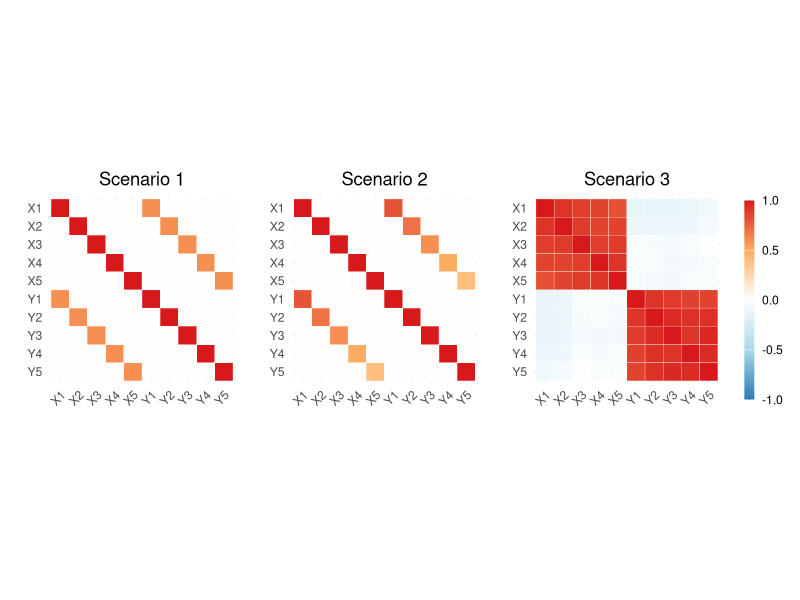

The R source for this figure:
# Define joint variance-covariance structures for the three simulation scenarios.
n_measurements <- 5
sigma_marginalX <- rep(1, n_measurements)
sigma_marginalY <- rep(1, n_measurements)
sigma_marginalXY <- diag(c(sigma_marginalX, sigma_marginalY))

# Scenario 1: diagonal cross-correlation
cor_X <- 1
cor_Y <- 1
cor_XY_diag <- 0.6

rho_X <- diag(cor_X, n_measurements, n_measurements)
rho_Y <- diag(cor_Y, n_measurements, n_measurements)
rho_XY_diagonal <- diag(cor_XY_diag, n_measurements, n_measurements)

# combine the full correlation matrix
rho_diag <- rbind(cbind(rho_X, t(rho_XY_diagonal)), cbind(rho_XY_diagonal, rho_Y))
sigma_XY_diag_const <- sigma_marginalXY %*% rho_diag %*% sigma_marginalXY

# Scenario 2: diagonal cross-correlation non-constant cross-correlation
cor_X <- 1
cor_Y <- 1
cor_XY_diag <- c(0.8, 0.7, 0.6, 0.5, 0.4)

rho_X <- diag(cor_X, n_measurements, n_measurements)
rho_Y <- diag(cor_Y, n_measurements, n_measurements)
rho_XY_diagonal <- diag(cor_XY_diag)

# combine the full correlation matrix
rho_diag <- rbind(cbind(rho_X, t(rho_XY_diagonal)), cbind(rho_XY_diagonal, rho_Y))
sigma_XY_diag <- sigma_marginalXY %*% rho_diag %*% sigma_marginalXY

# Scenario 3: realistic covariance structure, estimated from real data (ADNI, longitudinal, CN)
rho_YY <- matrix(
    c(
        1.00, 0.91, 0.89, 0.87, 0.86,
        0.91, 1.00, 0.94, 0.92, 0.92,
        0.89, 0.94, 1.00, 0.91, 0.95,
        0.87, 0.92, 0.91, 1.00, 0.94,
        0.86, 0.92, 0.95, 0.94, 1.00
    ),
    nrow = 5, ncol = 5, byrow = TRUE,
    dimnames = list(
        paste0("Y_", c("0", "1", "2", "3", "4")),
        paste0("Y_", c("0", "1", "2", "3", "4"))
    )
)

# X (pad) correlation matrix
rho_XX <- matrix(
    c(
        1.00, 0.91, 0.88, 0.86, 0.81,
        0.91, 1.00, 0.89, 0.86, 0.86,
        0.88, 0.89, 1.00, 0.88, 0.89,
        0.86, 0.86, 0.88, 1.00, 0.91,
        0.81, 0.86, 0.89, 0.91, 1.00
    ),
    nrow = 5, ncol = 5, byrow = TRUE,
    dimnames = list(
        paste0("X_", c("0", "1", "2", "3", "4")),
        paste0("X_", c("0", "1", "2", "3", "4"))
    )
)

# Cross-correlation block: Y (gm) rows, X (pad) columns
rho_YX <- matrix(
    c(
        -0.14, -0.11, -0.04, -0.04, -0.03,
        -0.14, -0.11, -0.05, -0.04, -0.06,
        -0.14, -0.11, -0.06, -0.07, -0.07,
        -0.12, -0.10, -0.03, -0.06, -0.04,
        -0.09, -0.06, -0.01, -0.03, -0.03
    ),
    nrow = 5, ncol = 5, byrow = TRUE,
    dimnames = list(
        paste0("Y_", c("0", "1", "2", "3", "4")),
        paste0("X_", c("0", "1", "2", "3", "4"))
    )
)

# Cross-correlation block: X (pad) rows, Y (gm) columns (transpose of above)
rho_XY <- t(rho_YX)
rho <- rbind(
    cbind(rho_XX, rho_XY),
    cbind(t(rho_XY), rho_YY)
)

sigma_marginalXY <- diag(c(rep(1, n_measurements), rep(1, n_measurements)))
sigma_joint_XY <- sigma_marginalXY %*% rho %*% sigma_marginalXY

library(ggplot2)
library(reshape2)
library(gridExtra)

# Function to create heatmap for a covariance matrix (no legend)

plot_cov_heatmap <- function(cov_mat, title = "Covariance Matrix") {
  melted_cov <- melt(cov_mat)
  
  # Create labels - same for both axes
  n <- nrow(cov_mat)
  labels <- c("X1", "X2", "X3", "X4", "X5", "Y1", "Y2", "Y3", "Y4", "Y5")[1:n]
  
  # Convert to factors with custom labels
  melted_cov$Var1 <- factor(melted_cov$Var1, levels = 1:n, labels = labels)
  melted_cov$Var2 <- factor(melted_cov$Var2, levels = rev(1:n), labels = rev(labels))
  
  # Create custom color mapping
  colors <- colorRampPalette(c("#2C7BB6", "#ABD9E9", "white", "#FDAE61", "#D7191C"))(100)
  
  ggplot(melted_cov, aes(x = Var1, y = Var2, fill = value)) +
    geom_tile(color = "white") +
    scale_fill_gradientn(colors = colors, limits = c(-1, 1), name = NULL,
                         guide = guide_colorbar(barwidth = 0.5, barheight = 10)) +
    coord_fixed() +
    theme_minimal() +
    labs(title = title, x = "", y = "") +
    theme(axis.text.x = element_text(angle = 45, hjust = 1),
          plot.title = element_text(hjust = 0.5))
}


# Create plots
p1 <- plot_cov_heatmap(sigma_XY_diag_const, "Scenario 1")
p2 <- plot_cov_heatmap(sigma_XY_diag, "Scenario 2")
p3 <- plot_cov_heatmap(sigma_joint_XY, "Scenario 3")

# Extract legend from p3
get_legend <- function(plot) {
  tmp <- ggplot_gtable(ggplot_build(plot))
  leg <- which(sapply(tmp$grobs, function(x) x$name) == "guide-box")
  tmp$grobs[[leg]]
}

legend <- get_legend(p3)

# Remove legends from all plots
p1 <- p1 + theme(legend.position = "none")
p2 <- p2 + theme(legend.position = "none")
p3 <- p3 + theme(legend.position = "none")

combined_plot <- grid.arrange(p1, p2, p3, legend, ncol = 4, widths = c(1, 1, 1, 0.3))
ggsave("results/heatmap_covariance_matrices.pdf", combined_plot, width = 17, height = 7, unit="cm")
